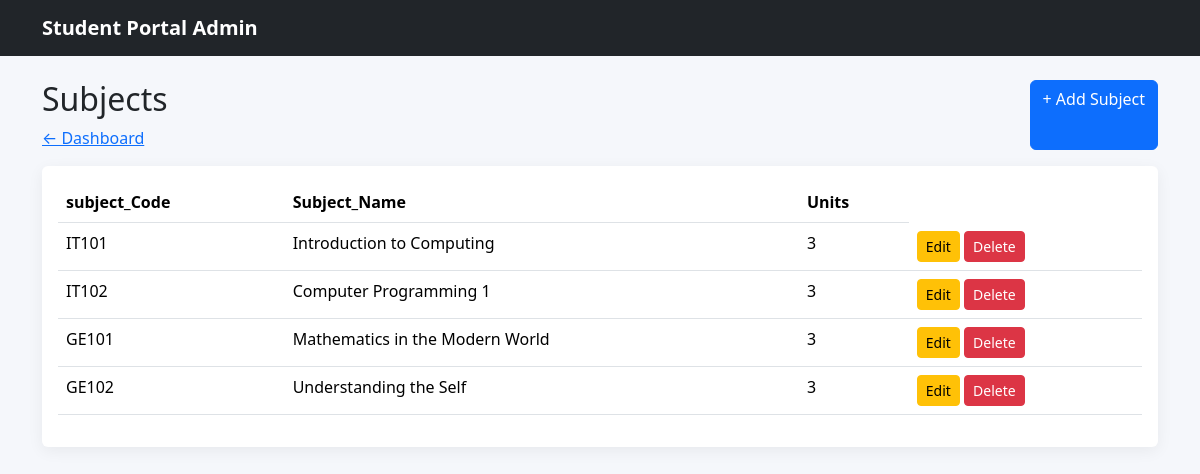
The page /CRUDGABRIEL/admin/subjects/index.php (signed in) on the database as committed earlier.
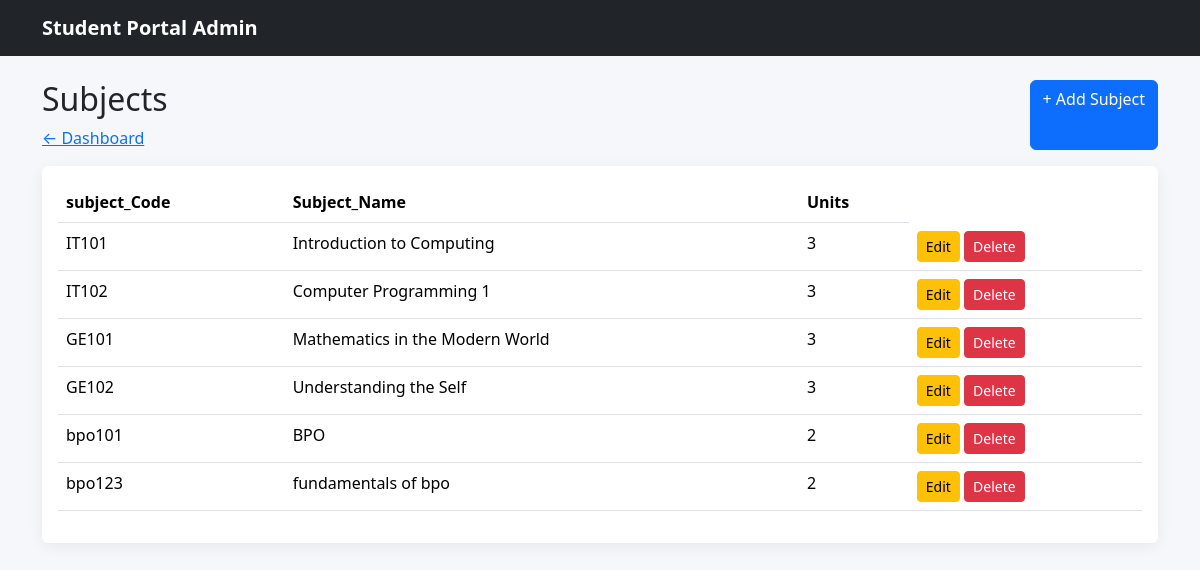
The same page on the database as committed later.
### tables this page shows
CREATE TABLE `subjects` (
  `id` int(11) NOT NULL,
  `subject_code` varchar(20) NOT NULL,
  `subject_name` varchar(100) NOT NULL,
  `units` int(11) NOT NULL
);

### CRUDGABRIEL/admin/subjects/index.php (the view, shortened to what this page needs)
<?php
include "../../config/database.php";
$sql = "SELECT * FROM subjects ORDER BY id ASC";
$result = mysqli_query($conn, $sql);
?>
<!doctype html>
<html lang="en">
<head>
    <link
        href="../../assets/vendor/bootstrap/css/bootstrap.min.css"
        rel="stylesheet"
    >
    <link
        href="../../assets/css/style.css"
        rel="stylesheet"
    >
</head>
<body>
    <nav class="navbar navbar-dark bg-dark">
        <div class="container">
            <a
                class="navbar-brand"
                href="dashboard.html"
            >
                Student Portal Admin
            </a>
        </div>
    </nav>
    <div class="container py-4">
        <div class="d-flex justify-content-between mb-3">
            <div>
                <h2>Subjects</h2>
                <a href="../dashboard.php">
                    ← Dashboard
                </a>
            </div>
            <a
                href="create.php"
                class="btn btn-primary"
            >
                + Add Subject
            </a>
        </div>
        <div class="card">
            <div class="card-body">
                <table class="table">
                    <thead>
                        <tr>
                            <th>subject_Code</th>
                            <th>Subject_Name</th>
                            <th>Units</th>
                        </tr>
                    </thead>
                    <tbody>
                        <?php while($row = mysqli_fetch_assoc($result)){?>
                        <tr>
                            <td><?php echo htmlspecialchars($row["subject_code"]); ?></td>
                            <td>
                                <?php echo htmlspecialchars($row["subject_name"]); ?>
                            </td>
                            <td>
                                <?php echo htmlspecialchars($row["units"]); ?> </td>
                            <td>
                                <a
                                    href="subject_form.html"
                                    class="btn btn-warning btn-sm"
                                >
                                    Edit
                                </a>
                                <button
                                    class="btn btn-danger btn-sm"
                                >
                                    Delete
                                </button>
                            </td>
                        </tr>
                    <?php } ?>
                    </tbody>
                </table>
            </div>
        </div>
    </div>
</body>
</html>

Rows that differ between the two databases and show on the page:
added subjects: subject_code "bpo101", subject_name "BPO", units "2"
added subjects: subject_code "bpo123", subject_name "fundamentals of bpo", units "2"
